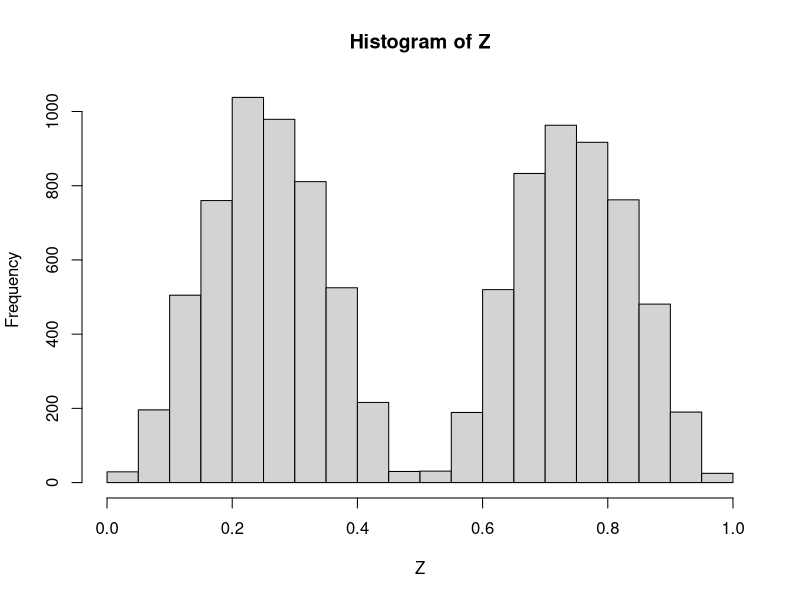
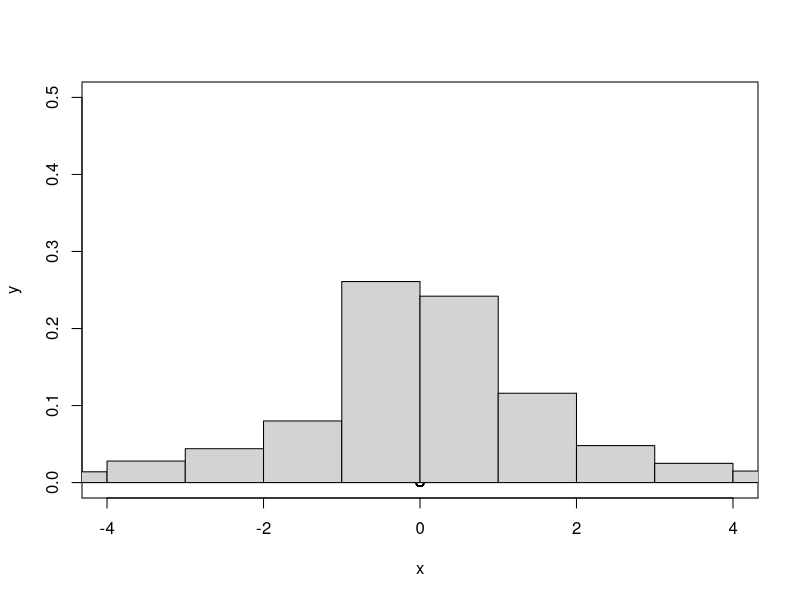

Here is the R script that generated these plots, in order:
## ---- chunk 1
knitr::opts_chunk$set(echo = TRUE)
## ---- chunk 2
n = 100000
data17 = rbeta(n, 0.5, 0.8)
cat("E(X) =", mean(data17))
cat("\ns(X) =", sd(data17))
cat("\nE(X^(-1/3)) =", mean(data17^(-1/3)))
## ---- chunk 3
for (n in c(340000:350000)){
  data18 = rbeta(n, 0.5, 0.8)
  sample_mean = mean(sqrt(data18))
  sample_var = var(sqrt(data18))/n
  sample_sd = sqrt(sample_var)
  error = qnorm(0.975, mean = sample_mean, sd = sample_sd) - sample_mean
  if (error < 1e-3){
    sim = n
    break
  }
}
cat("Simulation of", sim, "times is necessary to approximate E(sqrt(x)) with an error of less than 10^-3.")
## ---- chunk 4
while (TRUE){
  x = runif(1)
  y = runif(1)
  if (y <= (sin(2*pi*x))^2){
    Z = x
    break
  }
}

while (TRUE){
  x = runif(1)
  y = runif(1)
  if (y <= (sin(2*pi*x))^2){
    Z = append(Z, x)
    if (length(Z) == 10000){
      break
    }
  }
}

hist(Z)
## ---- chunk 5
s20 = pbinom(19, 50, 0.2)
g10s20 = pbinom(19, 50, 0.2) - pbinom(10, 50, 0.2)
g10cs20 = g10s20/s20
cat("Pr(X<20) =", s20)
cat("\nPr(X>10|X<20) =", g10cs20)
## ---- chunk 6
n = 1000
x = rbinom(n, 500, 0.1)
xs60 = sum(x<60)/n
xg30 = sum(x>30)/n
xg30s60 = sum((x>30)*(x<60))/n
xs60cg30 = xg30s60/xg30
xg30cs60 = xg30s60/xs60
cat("Pr(X<60) =", xs60)
cat("\nPr(X<60|X>30) =", xs60cg30)
cat("\nPr(X>30|X<60) =", xg30cs60)
## ---- chunk 7
size = 1000
n = 10
x = integer(size)
y = integer(size)
plot(x, y, xlim = c(-4,4), ylim = c(0,0.5))
for (i in c(1:n)){
  xsub = rcauchy(size)
  x = x + xsub
  xsub = sort(xsub)
  ysub = dcauchy(xsub)
  if (i == n){
    hist(x/n, freq = FALSE, breaks = 2000, add = TRUE)
  }
  lines(xsub, ysub, col = rainbow(x)[i])
}
